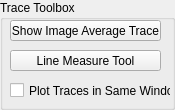
<?xml version="1.0" encoding="UTF-8"?>
<ui version="4.0">
 <class>GroupBox</class>
 <widget class="QGroupBox" name="GroupBox">
  <property name="geometry">
   <rect>
    <x>0</x>
    <y>0</y>
    <width>175</width>
    <height>110</height>
   </rect>
  </property>
  <property name="minimumSize">
   <size>
    <width>175</width>
    <height>110</height>
   </size>
  </property>
  <property name="windowTitle">
   <string>GroupBox</string>
  </property>
  <property name="title">
   <string>Trace Toolbox</string>
  </property>
  <widget class="QPushButton" name="showTraceButton">
   <property name="geometry">
    <rect>
     <x>10</x>
     <y>20</y>
     <width>151</width>
     <height>21</height>
    </rect>
   </property>
   <property name="text">
    <string>Show Image Average Trace</string>
   </property>
  </widget>
  <widget class="QPushButton" name="lineMeasureButton">
   <property name="geometry">
    <rect>
     <x>10</x>
     <y>50</y>
     <width>151</width>
     <height>21</height>
    </rect>
   </property>
   <property name="text">
    <string>Line Measure Tool</string>
   </property>
  </widget>
  <widget class="QCheckBox" name="newWindowCheck">
   <property name="geometry">
    <rect>
     <x>10</x>
     <y>80</y>
     <width>161</width>
     <height>21</height>
    </rect>
   </property>
   <property name="text">
    <string>Plot Traces in Same Window</string>
   </property>
  </widget>
 </widget>
 <resources/>
 <connections/>
</ui>
